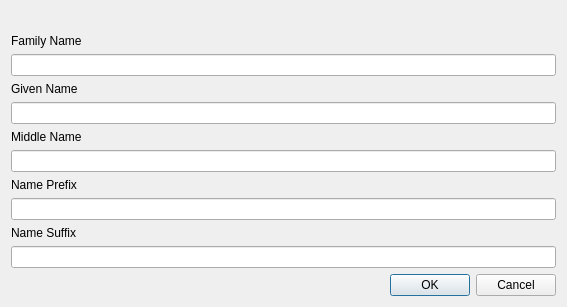
<?xml version="1.0" encoding="UTF-8"?>
<ui version="4.0">
 <class>PNDialog</class>
 <widget class="QDialog" name="PNDialog">
  <property name="geometry">
   <rect>
    <x>0</x>
    <y>0</y>
    <width>567</width>
    <height>307</height>
   </rect>
  </property>
  <property name="windowTitle">
   <string>PNDialog</string>
  </property>
  <layout class="QVBoxLayout" name="verticalLayout_4">
   <item>
    <layout class="QVBoxLayout" name="verticalLayout_3">
     <item>
      <layout class="QVBoxLayout" name="verticalLayout_2">
       <item>
        <widget class="QLabel" name="labelDescription">
         <property name="text">
          <string/>
         </property>
        </widget>
       </item>
       <item>
        <layout class="QVBoxLayout" name="verticalLayout">
         <item>
          <widget class="QLabel" name="label_2">
           <property name="text">
            <string>Family Name</string>
           </property>
          </widget>
         </item>
         <item>
          <widget class="QLineEdit" name="lineEditFamilyName"/>
         </item>
         <item>
          <widget class="QLabel" name="label_3">
           <property name="text">
            <string>Given Name</string>
           </property>
          </widget>
         </item>
         <item>
          <widget class="QLineEdit" name="lineEditGivenName"/>
         </item>
         <item>
          <widget class="QLabel" name="label_4">
           <property name="text">
            <string>Middle Name</string>
           </property>
          </widget>
         </item>
         <item>
          <widget class="QLineEdit" name="lineEditMiddleName"/>
         </item>
         <item>
          <widget class="QLabel" name="label_5">
           <property name="text">
            <string>Name Prefix</string>
           </property>
          </widget>
         </item>
         <item>
          <widget class="QLineEdit" name="lineEditNamePrefix"/>
         </item>
         <item>
          <widget class="QLabel" name="label_6">
           <property name="text">
            <string>Name Suffix</string>
           </property>
          </widget>
         </item>
         <item>
          <widget class="QLineEdit" name="lineEditNameSuffix"/>
         </item>
        </layout>
       </item>
      </layout>
     </item>
     <item>
      <layout class="QHBoxLayout" name="horizontalLayout">
       <item>
        <spacer name="horizontalSpacer">
         <property name="orientation">
          <enum>Qt::Horizontal</enum>
         </property>
         <property name="sizeHint" stdset="0">
          <size>
           <width>40</width>
           <height>20</height>
          </size>
         </property>
        </spacer>
       </item>
       <item>
        <widget class="QPushButton" name="pushButton">
         <property name="text">
          <string>OK</string>
         </property>
        </widget>
       </item>
       <item>
        <widget class="QPushButton" name="pushButton_2">
         <property name="text">
          <string>Cancel</string>
         </property>
        </widget>
       </item>
      </layout>
     </item>
    </layout>
   </item>
  </layout>
 </widget>
 <layoutdefault spacing="6" margin="11"/>
 <resources/>
 <connections>
  <connection>
   <sender>pushButton_2</sender>
   <signal>clicked()</signal>
   <receiver>PNDialog</receiver>
   <slot>reject()</slot>
   <hints>
    <hint type="sourcelabel">
     <x>524</x>
     <y>282</y>
    </hint>
    <hint type="destinationlabel">
     <x>529</x>
     <y>312</y>
    </hint>
   </hints>
  </connection>
  <connection>
   <sender>pushButton</sender>
   <signal>clicked()</signal>
   <receiver>PNDialog</receiver>
   <slot>onOKPressed()</slot>
   <hints>
    <hint type="sourcelabel">
     <x>457</x>
     <y>281</y>
    </hint>
    <hint type="destinationlabel">
     <x>457</x>
     <y>338</y>
    </hint>
   </hints>
  </connection>
 </connections>
 <slots>
  <slot>onOKPressed()</slot>
 </slots>
</ui>
